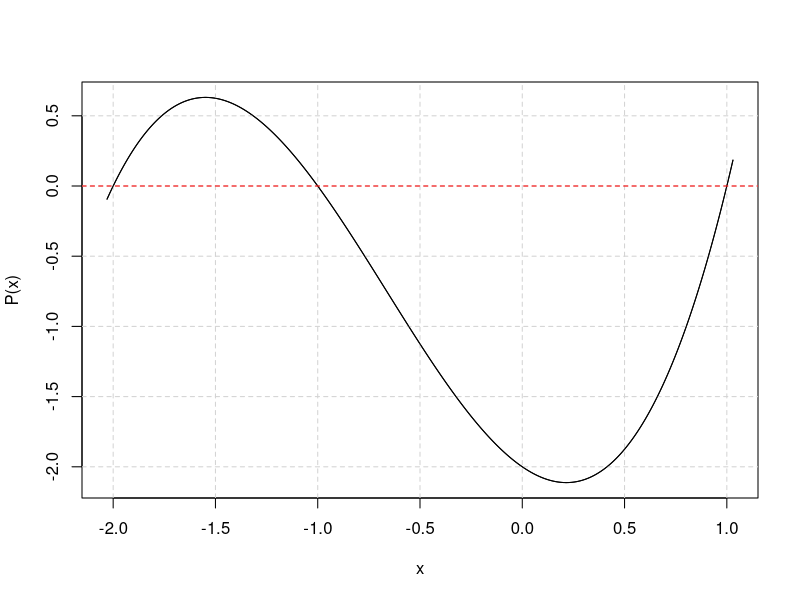
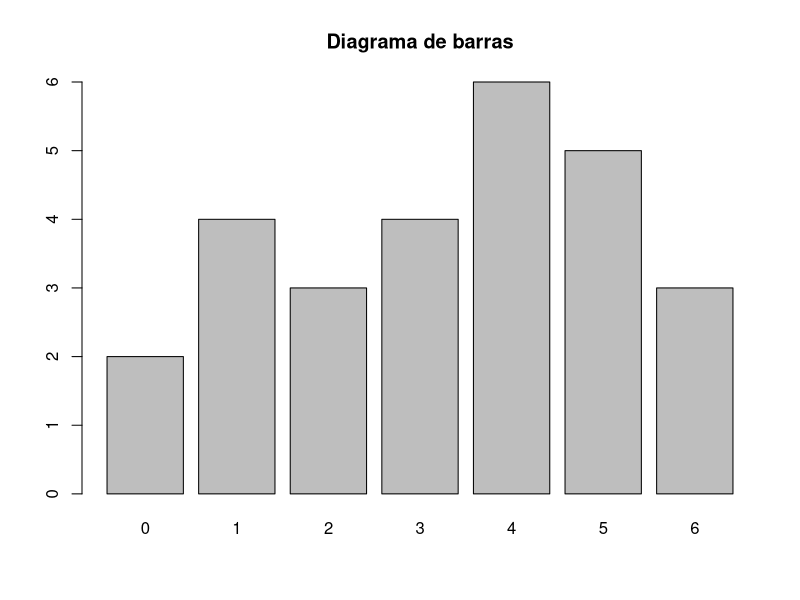

These figures' R source, in order:
## ---- chunk 1
library(polynom)
p1=polynomial(coef=c(-2,-1,2,1))
raices_p1=solve(p1)
## ---- chunk 2
plot(p1)
106
abline(h=0,lty=2,col="red") #Marcar el eje X
## ---- chunk 3
p=polynomial(coef=c(-100,12,0,-2,3))
predict(p, c(3,-1,12))
## ---- chunk 4
faltas_ortografia=c(3, 4, 5, 1, 0, 2, 4, 3, 6, 3, 4, 5, 2, 6, 4, 3, 5, 4, 5, 2, 1, 0, 1, 1, 5, 6, 4)
## ---- chunk 5
barplot(table(faltas_ortografia),main="Diagrama de barras")
## ---- chunk 6
prop.table(table(faltas_ortografia))
## ---- chunk 7
table(faltas_ortografia)
## ---- chunk 8
varianza=var(faltas_ortografia)
desv.tipica=sd(faltas_ortografia)
